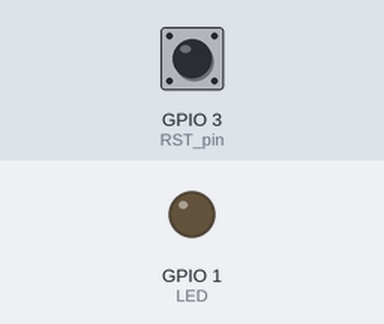
Recording of a sketch running on a simulated ESP8266 (NodeMCU). Shown: output pins drawn as LEDs (lit = HIGH). The test bench sets the inputs (shaded band); at power-on: GPIO 3 (RST_pin) HIGH. WiFi joins after 1.5 s; servers stay silent unless stated; random numbers use the default seed unless the sketch sets one; no MQTT or app messages arrive unless stated; what the sketch prints to the serial monitor is not drawn.

Above: at 0.1 s.
At 0.7 s:
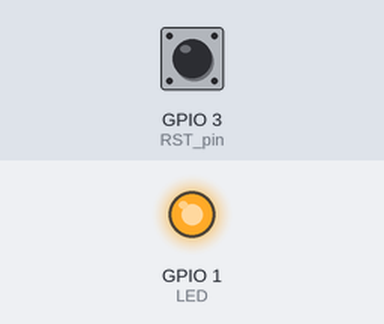
Timing chart, 0 to 2.7 s (numbered marks = the images above):
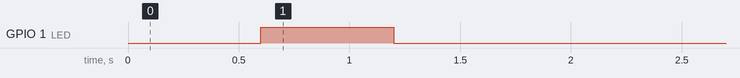

The sketch:

higia-esp.ino
```cpp
/*
  Este boceto lee un tag RFID con un lector RDM6300 y lo publica atravez de el protocolo MQTT
  en un tópico de su preferencia acompañado de un tag 'S' definido por uster
*/

#include <ESP8266WiFi.h>// ESP
#include <PubSubClient.h>//MQTT
#include <rdm6300.h>//  LECTOR RFID
#include <WiFiManager.h>
#include <Ticker.h>

String data = "", S = "00003";
//=================LED=======================//

Ticker ticker;
#ifndef LEDD
#define LEDD 01
#endif

int LED = LEDD;
void tick()
{
  //toggle state
  digitalWrite(LED, !digitalRead(LED));     // set pin to the opposite state
}

//==================================================//

const char* mqtt_server = "broker.hivemq.com";
WiFiClient espClient;
PubSubClient client(espClient);

long lastMsg = 0;
char msg[50];
int value = 0;

void callback(char* topic, byte* payload, unsigned int length) {
  /*
    FUNCION PARA RECIBIR PAYLOAD POR MQTT
  */
}

void reconnect() {
  while (!client.connected()) {
    Serial.print("Attempting MQTT connection...");
    String clientId = "ESP8266Client-";
    clientId += String(random(0xffff), HEX);
    if (client.connect(clientId.c_str())) {
      client.publish("topico-preferencia", (S+",0").c_str());
      client.subscribe("topico-preferencia");
    } else {
      Serial.print("failed, rc=");
      Serial.print(client.state());
      Serial.println(" try again in 5 seconds");
      delay(5000);
    }
  }
}

//============================================//

//=================RFID=======================//
bool state = true;
int cont = 0;
#define RDM6300_RX_PIN 02
#define RST_pin 03

Rdm6300 rdm6300;
//============================================//
WiFiManager wifiManager;
void setup()
{
  pinMode(RST_pin, INPUT);
  pinMode(LED, OUTPUT);
  ticker.attach(0.6, tick);
  wifiManager.autoConnect(S.c_str());//crea AP wi-fi para la config de red
  ticker.detach();
  digitalWrite(LED, LOW);
  //wifiManager.resetSettings();
  rdm6300.begin(RDM6300_RX_PIN);
  client.setServer(mqtt_server, 1883);
  client.publish("topico-preferencia", (S + ",0").c_str());
  client.setCallback(callback);
}

void loop()
{
  client.loop();
  if (!client.connected()) {
    reconnect();
  }
  delay(10);
  if (rdm6300.update()) {
    pub(rdm6300.get_tag_id());
  }
  delay(10);
  if (digitalRead(RST_pin) == LOW) {
    while (1) {
      client.publish("topico-preferencia", "RST");
      wifiManager.resetSettings();
      delay(2000);
      ESP.reset();
    }
  }
  delay(10);
}

void pub(long tag) {
  data = "";
  data = S + "," + String(tag);
  client.publish("topico-preferencia", data.c_str());
  ticker.detach();
}
```
